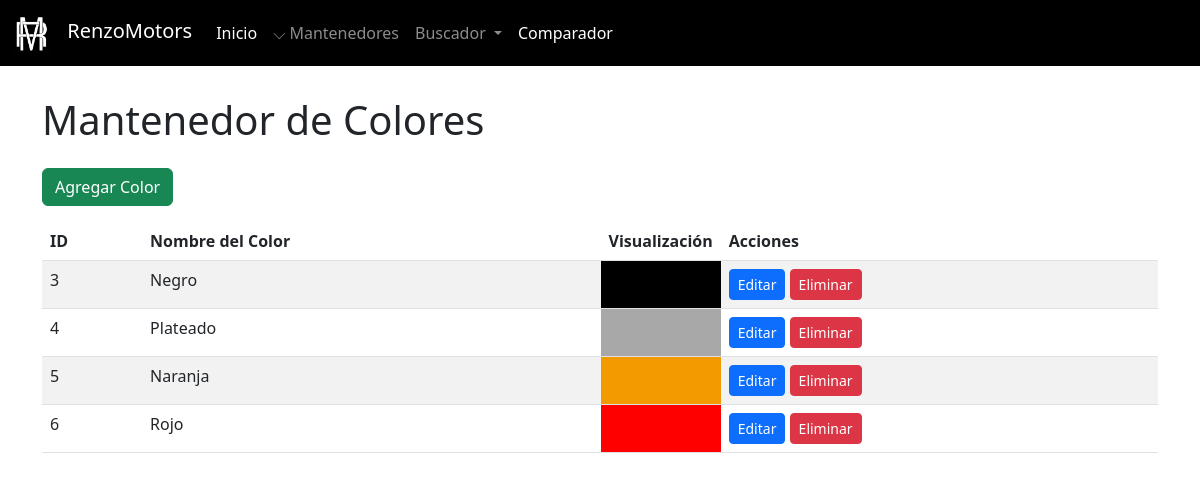
Before: /admin/mantenedores/colores/mantenedor_colores.php with the older database file.
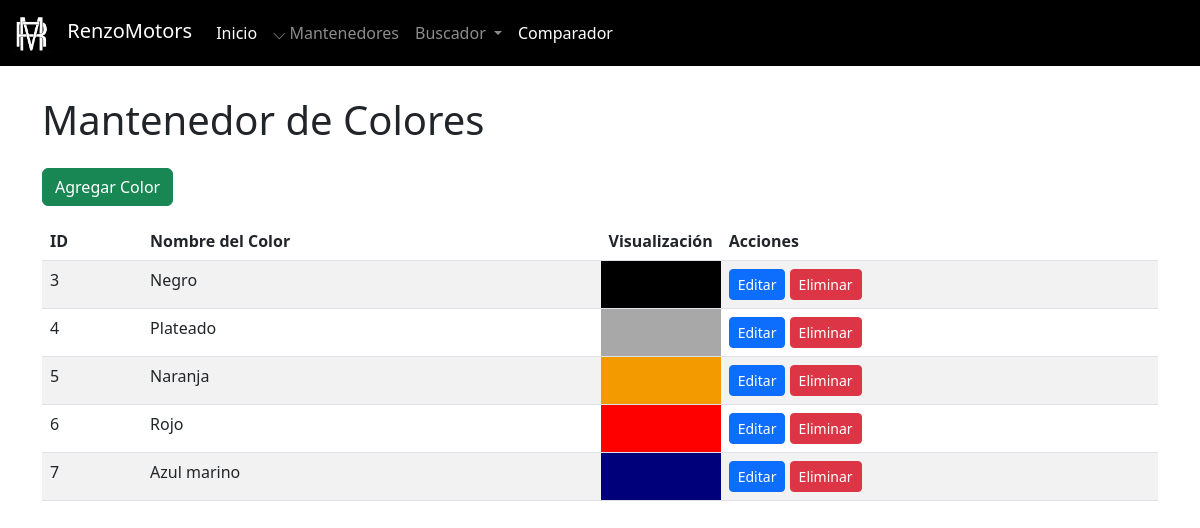
After: the same page with the newer database file.
### tables this page shows
CREATE TABLE `color` (
  `id_color` int(11) NOT NULL,
  `codigo_color` varchar(100) NOT NULL,
  `nombre_color` varchar(100) NOT NULL
);

### admin/mantenedores/colores/mantenedor_colores.php (the view, shortened to what this page needs)
<?php
include '../../../config/conexion.php';
include '../../navbaradmin.php';
?>
<!DOCTYPE html>
<html lang="es">
<head>
    <link href="https://cdn.jsdelivr.net/npm/bootstrap@5.3.0/dist/css/bootstrap.min.css" rel="stylesheet">
</head>
<body class="pt-5">
    <div class="container mt-5">
        <h1 class="mb-4">Mantenedor de Colores</h1>
        <a href="crear_color.php" class="btn btn-success mb-3">Agregar Color</a>
        <table class="table table-striped">
            <thead>
                <tr>
                    <th>ID</th>
                    <th>Nombre del Color</th>
                    <th>Visualización</th>
                    <th>Acciones</th>
                </tr>
            </thead>
            <tbody>
                <?php
                $colores = mysqli_query($conexion, "SELECT * FROM color ");
                while ($color = mysqli_fetch_assoc($colores)) {
                    echo "<tr>
                        <td>{$color['id_color']}</td>
                        <td>{$color['nombre_color']}</td>
                        <td style='background-color: {$color['codigo_color']}; width: 50px; height: 20px;'></td>
                        <td>
                            <a href='editar_color.php?id_color={$color['id_color']}' class='btn btn-primary btn-sm'>Editar</a>
                            <a href='eliminar_color.php?id_color={$color['id_color']}' class='btn btn-danger btn-sm' onclick=\"return confirm('¿Estás seguro de eliminar este color?')\">Eliminar</a>
                        </td>
                    </tr>";
                }
                ?>
            </tbody>
        </table>
    </div>
</body>
</html>

Changed rows visible on the page:
added color: id_color "7", nombre_color "Azul marino"
